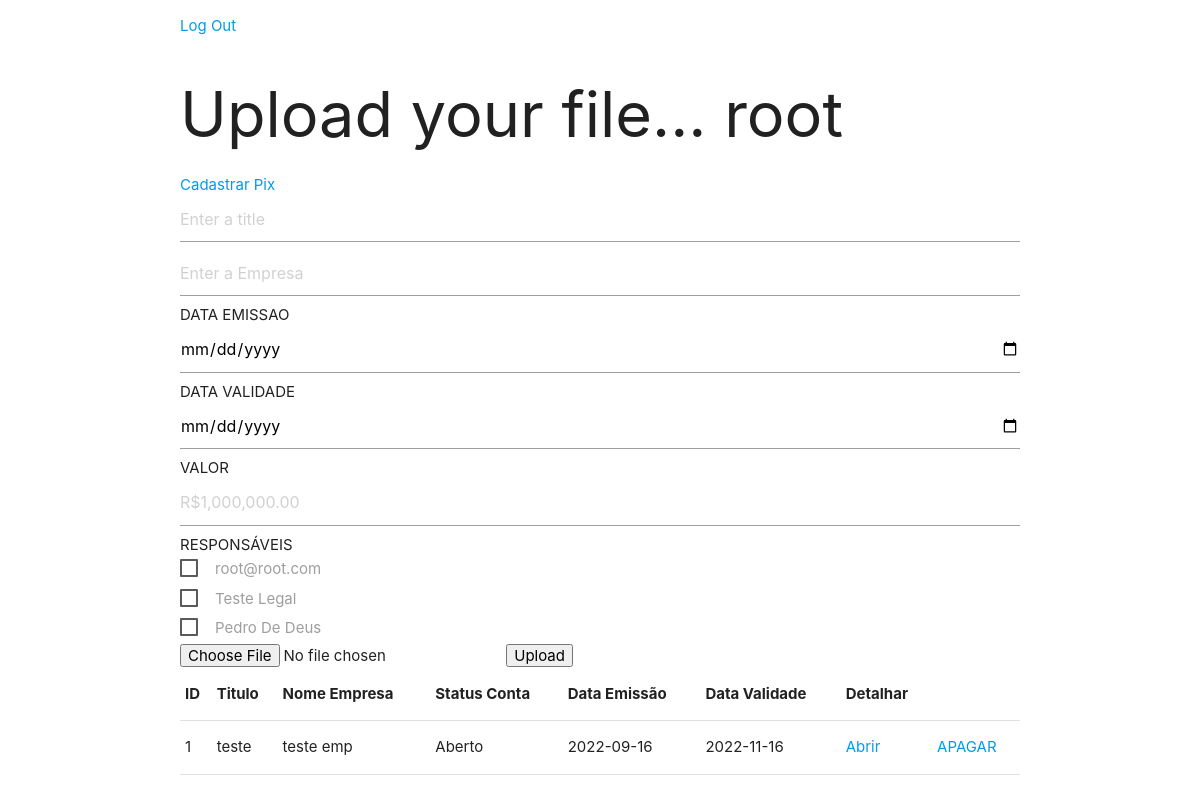
/ (signed in), run on the app's committed database.
### user/models.py (models this page shows)
class Profile(AbstractUser):
    email = models.EmailField(_("email address"), blank=True, unique=True)
    age = models.PositiveIntegerField(blank=True, null=True)
    USERNAME_FIELD = "email"
    REQUIRED_FIELDS = ["username"]

### upload/models.py (models this page shows)
class Base(models.Model):
    created_at = models.DateTimeField(auto_now_add=True)
    updated_at = models.DateTimeField(auto_now=True)
    class Meta:
        abstract = True

class Conta(Base):
    title = models.CharField(max_length=200)
    empresa = models.CharField(max_length=200)
    status = models.CharField(max_length=8 , default=padrao)
    imagem = models.ImageField(upload_to='contas')
    data_emissao = models.CharField(max_length=10)
    data_validade = models.CharField(max_length=11)
    valor = models.FloatField()
    user_id = models.ForeignKey(Profile , on_delete=models.CASCADE ,related_name='conta')
    class Meta:
        verbose_name = 'Conta'
        verbose_name_plural = 'Contas'

### upload/views.py (the view, shortened to what this page needs)
# urls.py: path('', views.index , name="uploadFile"),
@login_required(login_url='/login')
def index(request):
    user = Profile.objects.get(email=request.user)
    users = Profile.objects.all()
    contas = Conta.objects.all()
    return render(request , "index.html", context= {
        "user": user,
        "users": users,
        "contas": contas,
    })

### upload/templates/index.html (shortened to what this page needs)
<!DOCTYPE html>
<html lang="en">
<head>
    <link rel="stylesheet" href="https://cdnjs.cloudflare.com/ajax/libs/materialize/1.0.0/css/materialize.min.css">
    {% load static %}
    <link rel="stylesheet" href="{% static 'index.css' %}">
</head>
<body>
    <div class="container">
        <p><a href="{% url 'logout' %}">Log Out</a></p>
        <h1 class="teste">Upload your file... {{ user.username }}</h1>
        <a href="{%url 'cadastrar_pix'%}">Cadastrar Pix</a>
        <form action="{% url 'uploadFile' %}" method="POST" enctype="multipart/form-data">
            <input type="text" name="title" placeholder="Enter a title">
            <input type="text" name="empresa" placeholder="Enter a Empresa">
            DATA EMISSAO
            <input type="date" id="start" name="data_emissao" value="0000-00-00" min="2018-01-01" max="2022-12-31">
            DATA VALIDADE
            <input type="date" id="start" name="data_validade" value="0000-00-00" min="2018-01-01" max="2050-12-31">
            VALOR
            <input placeholder="R$1,000,000.00" min="1" name="valor" step="any" />
            RESPONSÁVEIS
            <div class="responsaveis">
                {% for user in users%}
                {%if user.first_name == ''%}
                <label class="user-item">
                    <span>{{ user.email }}</span>
                </label>
                {%else%}
                <label class="user-item">
                    <span>{{ user.first_name }} {{user.last_name}}</span>
                </label>
                {%endif%}
                {%endfor%}
            </div>
            <input type="file" name="uploadedFile">
            <input type="submit" value="Upload">
        </form>
        <table>
            <tr>
                <th>ID</th>
                <th>Titulo</th>
                <th>Nome Empresa</th>
                <th>Status Conta</th>
                <th>Data Emissão</th>
                <th>Data Validade</th>
                <th>Detalhar</th>
            </tr>
            {% for conta in contas %}
            <tr>
                <td>{{ conta.id }}</td>
                <td>{{ conta.title }}</td>
                <td>{{ conta.empresa }}</td>
                <td>{{ conta.status }}</td>
                <td>{{ conta.data_emissao }}</td>
                <td>{{ conta.data_validade }}</td>
                <td><a href="{% url 'retrieveFile' conta.id%}">Abrir</a></td>
                <td><a href="{% url 'delete' conta.id %}">APAGAR</a></td>
            </tr>
            {% endfor %}
        </table>
    </div>
</body>
</html>

### upload/static/index.css (style rules this page uses)
html,body { padding: 0; height: 100%; width: 100%; display: flex; justify-content: center; }
.responsaveis { display: flex; flex-direction: column; }
.user-item { padding-bottom: 0.5%; }

### data on the page
Profile: username "root", email "root@root.com"
Profile: first_name "Teste", last_name "Legal"
Profile: first_name "Pedro", last_name "De Deus"
Conta: id "1", title "teste", empresa "teste emp", status "Aberto", data_emissao "2022-09-16", data_validade "2022-11-16"
